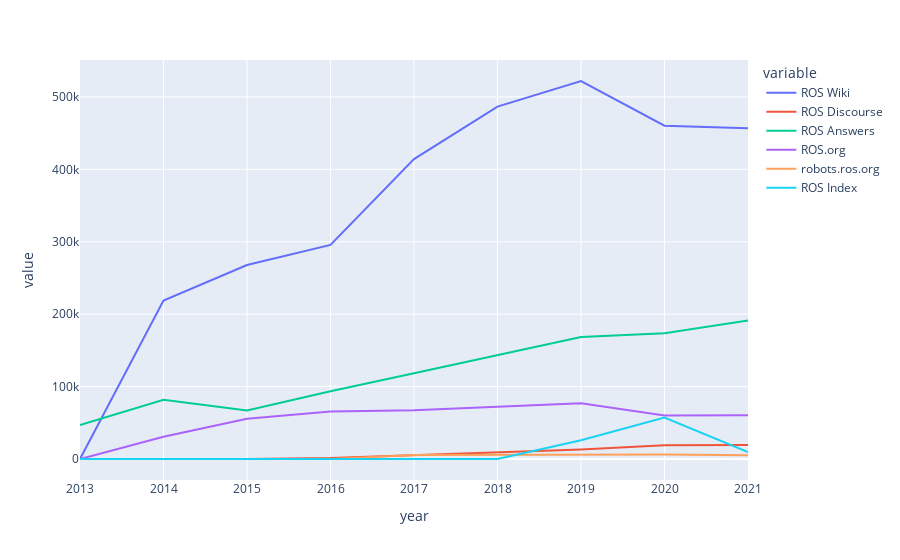

Notebook source saved alongside this figure:
### Code cell
fig = px.line(df, x="year", y=df.columns)
fig.show()
px.line?

### Figure 1 — Plotly figure (JSON) as saved in the notebook; plotly's stock layout.template omitted (floating-point values rounded to 4 significant figures)
{"data": [{"hovertemplate": "variable=ROS Wiki<br>year=%{x}<br>value=%{y}<extra></extra>", "legendgroup": "ROS Wiki", "line": {"color": "#636efa", "dash": "solid"}, "mode": "lines", "name": "ROS Wiki", "orientation": "v", "showlegend": true, "type": "scatter", "x": [2013, 2014, 2015, 2016, 2017, 2018, 2019, 2020, 2021], "xaxis": "x", "y": [0, 218840, 267810, 295702, 414117, 486583, 521988, 460224, 456847], "yaxis": "y"}, {"hovertemplate": "variable=ROS Discourse<br>year=%{x}<br>value=%{y}<extra></extra>", "legendgroup": "ROS Discourse", "line": {"color": "#EF553B", "dash": "solid"}, "mode": "lines", "name": "ROS Discourse", "orientation": "v", "showlegend": true, "type": "scatter", "x": [2013, 2014, 2015, 2016, 2017, 2018, 2019, 2020, 2021], "xaxis": "x", "y": [0, 0, 0, 1218, 5428, 8808, 12947, 18988, 19329], "yaxis": "y"}, {"hovertemplate": "variable=ROS Answers<br>year=%{x}<br>value=%{y}<extra></extra>", "legendgroup": "ROS Answers", "line": {"color": "#00cc96", "dash": "solid"}, "mode": "lines", "name": "ROS Answers", "orientation": "v", "showlegend": true, "type": "scatter", "x": [2013, 2014, 2015, 2016, 2017, 2018, 2019, 2020, 2021], "xaxis": "x", "y": [47065, 81665, 66948, 93578, 118528, 143152, 168471, 173500, 191410], "yaxis": "y"}, {"hovertemplate": "variable=ROS.org<br>year=%{x}<br>value=%{y}<extra></extra>", "legendgroup": "ROS.org", "line": {"color": "#ab63fa", "dash": "solid"}, "mode": "lines", "name": "ROS.org", "orientation": "v", "showlegend": true, "type": "scatter", "x": [2013, 2014, 2015, 2016, 2017, 2018, 2019, 2020, 2021], "xaxis": "x", "y": [0, 30760, 55555, 65575, 67458, 72083, 77019, 60026, 60371], "yaxis": "y"}, {"hovertemplate": "variable=robots.ros.org<br>year=%{x}<br>value=%{y}<extra></extra>", "legendgroup": "robots.ros.org", "line": {"color": "#FFA15A", "dash": "solid"}, "mode": "lines", "name": "robots.ros.org", "orientation": "v", "showlegend": true, "type": "scatter", "x": [2013, 2014, 2015, 2016, 2017, 2018, 2019, 2020, 2021], "xaxis": "x", "y": [0, 0, 0, 0, 5573, 5506, 6177, 6325, 5134], "yaxis": "y"}, {"hovertemplate": "variable=ROS Index<br>year=%{x}<br>value=%{y}<extra></extra>", "legendgroup": "ROS Index", "line": {"color": "#19d3f3", "dash": "solid"}, "mode": "lines", "name": "ROS Index", "orientation": "v", "showlegend": true, "type": "scatter", "x": [2013, 2014, 2015, 2016, 2017, 2018, 2019, 2020, 2021], "xaxis": "x", "y": [0, 0, 0, 0, 0, 0, 26019, 57177, 9495], "yaxis": "y"}], "layout": {"legend": {"title": {"text": "variable"}, "tracegroupgap": 0}, "margin": {"t": 60}, "xaxis": {"anchor": "y", "domain": [0, 1], "title": {"text": "year"}}, "yaxis": {"anchor": "x", "domain": [0, 1], "title": {"text": "value"}}}}
